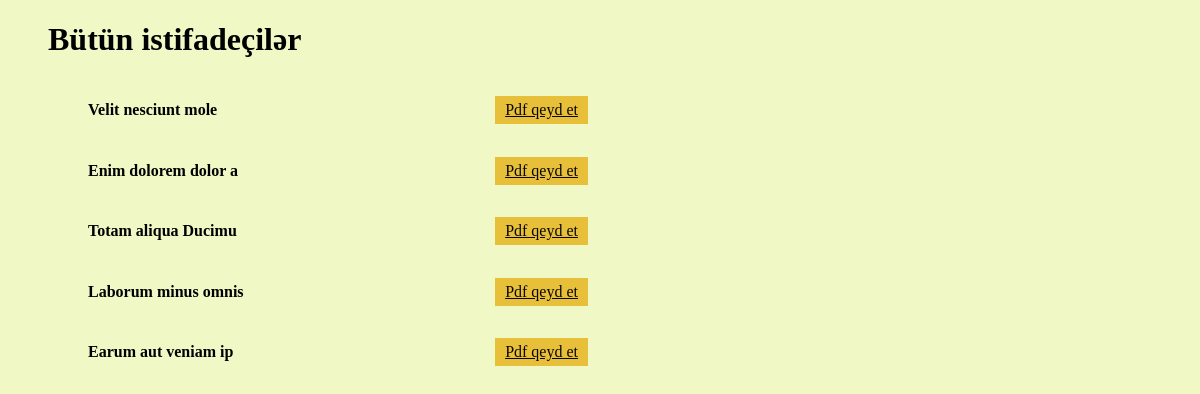
The app's page /users/, older data.
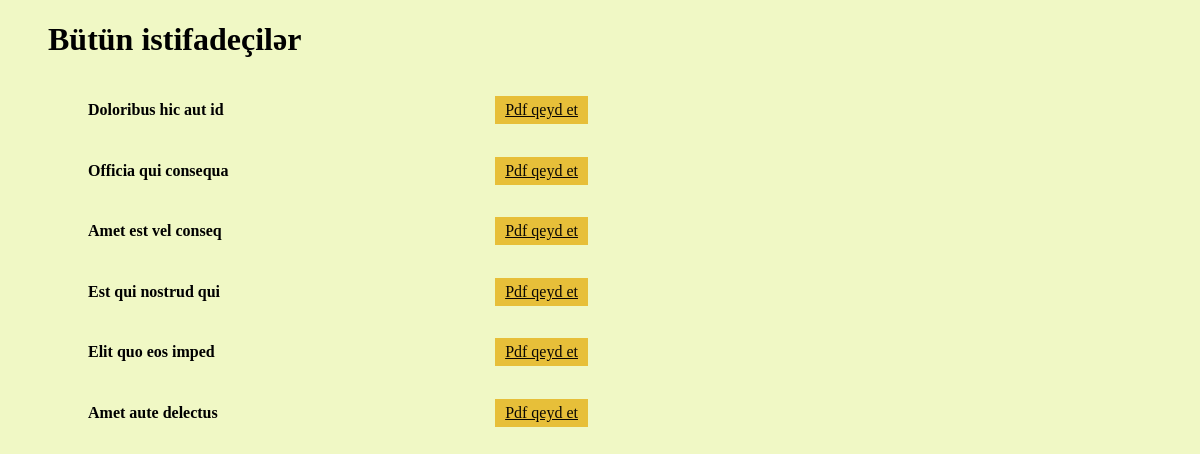
The same page, newer data.
### users/models.py (models this page shows, shortened)
class Userss(models.Model):
    name=models.CharField(max_length=20)
    surname=models.CharField(max_length=20)
    email=models.CharField(max_length=30,null=True)
    addresstolive=models.CharField(max_length=20)
    address=models.CharField(max_length=20)
    specialty=models.TextField(max_length=50)
    age=models.TextField(max_length=20,null=True)
    hobbies=models.TextField(max_length=50)
    university=models.TextField(max_length=50)

### users/views.py (the view)
# urls.py: path('users/', views.profiles, name='users'),
def profiles(request):
    users=Userss.objects.all()
    return render(request,'users.html', {'users': users})

### Templates/users.html (shortened to what this page needs)
{% load static %}
<!DOCTYPE html>
<html lang="en">
<head>
    <link href="{% static 'style.css' %}" rel="stylesheet">
</head>
<body>
    <ul>
        <div class="users">
            <h1>Bütün istifadeçilər</h1>
            {%for user in users %}
            <ul class="user">
                <li><h4>{{user.address}}</h4></li>
                <a href="{% url 'detail' user.id %}"class="btn">Pdf qeyd et</a>
            </ul>
            {%endfor %}</ul>
</body>
</html>

### static/style.css (style rules this page uses)
* { list-style: none; }
body { background-color: rgb(240, 248, 197); }
.user { width: 500px; flex-wrap: wrap; display: flex; justify-content: space-between; align-items: center; gap: 100px; }
.btn { background-color: rgb(231, 191, 57); color: rgb(10, 8, 4); border: none; padding: 5px 10px; }

Row changes from the older to the newer data that the page shows:
removed Userss: address "Velit nesciunt mole"
removed Userss: address "Enim dolorem dolor a"
removed Userss: address "Totam aliqua Ducimu"
removed Userss: address "Laborum minus omnis"
removed Userss: address "Earum aut veniam ip"
added Userss: address "Doloribus hic aut id"
added Userss: address "Officia qui consequa"
added Userss: address "Amet est vel conseq"
added Userss: address "Est qui nostrud qui"
added Userss: address "Elit quo eos imped"
added Userss: address "Amet aute delectus"
